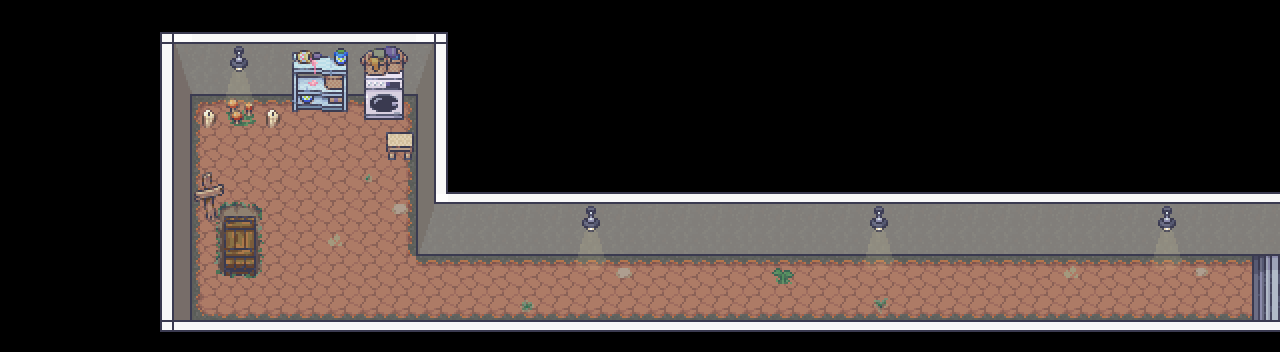

Rendered tile map (Tiled .tmx) drawn with the repository's tilesets; below, a short description and the map source with its tile grids summarised:
An orthogonal 40x11 tile map with 32x32 px tiles, 5 tile layers (subfloor, floor, walls, lights, ...), 1 hidden layer not drawn, 5 tilesets and 10 objects (mushroom, washer, player_spawn, door_to_bathroom).

<map version="1.10" tiledversion="1.11.2" orientation="orthogonal" renderorder="right-down" width="40" height="11" tilewidth="32" tileheight="32" infinite="0" nextlayerid="11" nextobjectid="13">
 <editorsettings>
  <export target="laundry.json" format="json" />
 </editorsettings>
 <tileset firstgid="1" name="room_builder" tilewidth="32" tileheight="32" tilecount="8588" columns="76">
  <image source="../tilesets/room_builder.png" width="2432" height="3616" />
 </tileset>
 <tileset firstgid="8589" name="terrain" tilewidth="32" tileheight="32" tilecount="2368" columns="32">
  <image source="../tilesets/terrain.png" width="1024" height="2368" />
 </tileset>
 <tileset firstgid="10957" name="graveyard" tilewidth="32" tileheight="32" tilecount="1280" columns="32">
  <image source="../tilesets/graveyard.png" width="1024" height="1280" />
 </tileset>
 <tileset firstgid="12237" name="bathroom" tilewidth="32" tileheight="32" tilecount="896" columns="16">
  <image source="../tilesets/bathroom.png" width="512" height="1792" />
 </tileset>
 <tileset firstgid="13133" name="bedroom" tilewidth="32" tileheight="32" tilecount="1712" columns="16">
  <image source="../tilesets/bedroom.png" width="512" height="3424" />
 </tileset>
 <layer id="4" name="subfloor" width="40" height="11">
  <data>[440 cells, 185 non-empty, 1 distinct tile ids]</data>
 </layer>
 <layer id="2" name="floor" width="40" height="11">
  <data>[440 cells, 185 non-empty, 8 distinct tile ids]</data>
 </layer>
 <layer id="1" name="walls" width="40" height="11">
  <data>[440 cells, 136 non-empty, 30 distinct tile ids]</data>
 </layer>
 <layer id="6" name="lights" width="40" height="11">
  <data>[440 cells, 11 non-empty, 5 distinct tile ids]</data>
 </layer>
 <layer id="5" name="stuff" width="40" height="11">
  <data>[440 cells, 25 non-empty, 18 distinct tile ids]</data>
 </layer>
 <layer id="8" name="collision" width="40" height="11" visible="0">
  <data>[440 cells, 91 non-empty, 1 distinct tile ids]</data>
 </layer>
 <objectgroup id="9" name="collision_objects">
  <object id="1" x="293" y="52" width="124" height="52" />
  <object id="2" x="228" y="99" width="24" height="14" />
  <object id="9" x="220.667" y="206.333" width="36.3333" height="61.3333" />
  <object id="10" x="194" y="172" width="28.3333" height="39.6667" />
  <object id="11" x="266.667" y="108.333" width="13" height="13.6667" />
  <object id="12" x="201.667" y="108.333" width="14.3333" height="15" />
 </objectgroup>
 <objectgroup id="10" name="objects">
  <object id="3" name="mushroom" x="216" y="86" width="48" height="60" />
  <object id="4" name="washer" x="354" y="70" width="62" height="63" />
  <object id="7" name="player_spawn" x="1233.75" y="273" width="11" height="12" />
  <object id="8" name="door_to_bathroom" x="1271" y="255" width="8.33333" height="65.6667" />
 </objectgroup>
</map>
